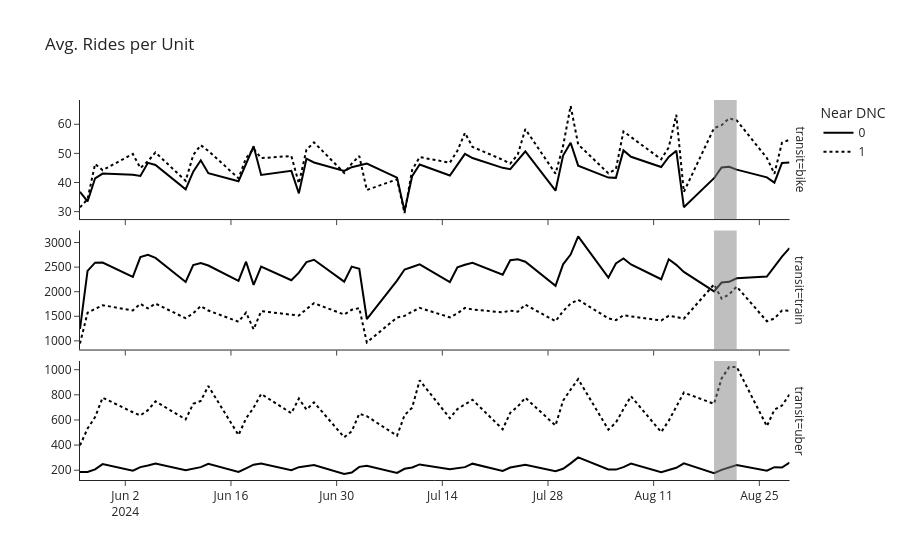

Notebook source saved alongside this figure:
### Code cell
chart = plot_pt_mean(pipes([drop_weekends])(panel))
chart.write_image(parallel_out, scale=2)
!cp {parallel_out} ../../eric-mc2-cv/static/img
